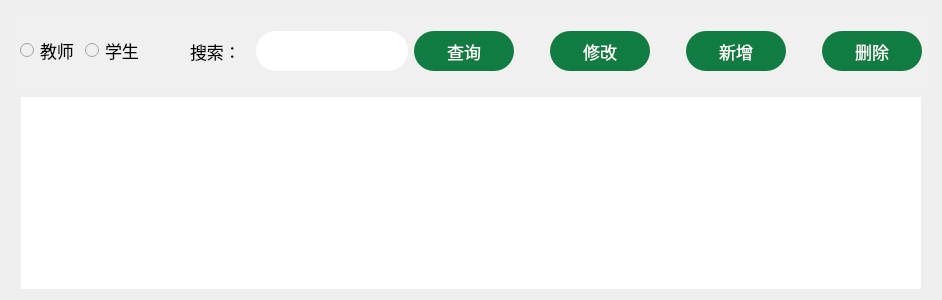
          <widget class="QWidget" name="page_2">
           <layout class="QGridLayout" name="gridLayout_11">
            <item row="0" column="0">
             <widget class="QWidget" name="widget" native="true">
              <property name="minimumSize">
               <size>
                <width>0</width>
                <height>80</height>
               </size>
              </property>
              <property name="styleSheet">
               <string notr="true">
background-color: #F0F0F0;</string>
              </property>
              <layout class="QHBoxLayout" name="horizontalLayout_2">
               <item>
                <widget class="QRadioButton" name="teacher_radiobutton">
                 <property name="font">
                  <font>
                   <family>微软雅黑</family>
                   <pointsize>13</pointsize>
                  </font>
                 </property>
                 <property name="text">
                  <string>教师</string>
                 </property>
                </widget>
               </item>
               <item>
                <widget class="QRadioButton" name="student_radiobutton">
                 <property name="font">
                  <font>
                   <family>微软雅黑</family>
                   <pointsize>13</pointsize>
                  </font>
                 </property>
                 <property name="text">
                  <string>学生</string>
                 </property>
                </widget>
               </item>
               <item>
                <spacer name="horizontalSpacer_5">
                 <property name="orientation">
                  <enum>Qt::Horizontal</enum>
                 </property>
                 <property name="sizeHint" stdset="0">
                  <size>
                   <width>40</width>
                   <height>20</height>
                  </size>
                 </property>
                </spacer>
               </item>
               <item>
                <widget class="QLabel" name="label_13">
                 <property name="minimumSize">
                  <size>
                   <width>60</width>
                   <height>40</height>
                  </size>
                 </property>
                 <property name="maximumSize">
                  <size>
                   <width>60</width>
                   <height>40</height>
                  </size>
                 </property>
                 <property name="font">
                  <font>
                   <family>微软雅黑</family>
                   <pointsize>13</pointsize>
                  </font>
                 </property>
                 <property name="text">
                  <string>搜索：</string>
                 </property>
                </widget>
               </item>
               <item>
                <widget class="QLineEdit" name="Search">
                 <property name="minimumSize">
                  <size>
                   <width>140</width>
                   <height>40</height>
                  </size>
                 </property>
                 <property name="maximumSize">
                  <size>
                   <width>160</width>
                   <height>40</height>
                  </size>
                 </property>
                 <property name="font">
                  <font>
                   <family>微软雅黑</family>
                   <pointsize>11</pointsize>
                  </font>
                 </property>
                 <property name="styleSheet">
                  <string notr="true">border-radius: 20px;
background-color: #ffffff;
padding-left: 12;</string>
                 </property>
                 <property name="frame">
                  <bool>true</bool>
                 </property>
                </widget>
               </item>
               <item>
                <widget class="QPushButton" name="Btn_Search">
                 <property name="minimumSize">
                  <size>
                   <width>100</width>
                   <height>40</height>
                  </size>
                 </property>
                 <property name="maximumSize">
                  <size>
                   <width>110</width>
                   <height>40</height>
                  </size>
                 </property>
                 <property name="font">
                  <font>
                   <family>微软雅黑</family>
                   <pointsize>13</pointsize>
                  </font>
                 </property>
                 <property name="styleSheet">
                  <string notr="true">QPushButton {
	border-radius: 20px;
	background :#107C41;
	color: #ffffff
}

QPushButton:hover {
    background-color: #0F703B;
}

QPushButton:pressed {
    background-color: #107C41;
}</string>
                 </property>
                 <property name="text">
                  <string>查询</string>
                 </property>
                </widget>
               </item>
               <item>
                <spacer name="horizontalSpacer_15">
                 <property name="orientation">
                  <enum>Qt::Horizontal</enum>
                 </property>
                 <property name="sizeType">
                  <enum>QSizePolicy::Fixed</enum>
                 </property>
                 <property name="sizeHint" stdset="0">
                  <size>
                   <width>30</width>
                   <height>20</height>
                  </size>
                 </property>
                </spacer>
               </item>
               <item>
                <widget class="QPushButton" name="Btn_Modify">
                 <property name="minimumSize">
                  <size>
                   <width>100</width>
                   <height>40</height>
                  </size>
                 </property>
                 <property name="maximumSize">
                  <size>
                   <width>110</width>
                   <height>40</height>
                  </size>
                 </property>
                 <property name="font">
                  <font>
                   <family>微软雅黑</family>
                   <pointsize>13</pointsize>
                  </font>
                 </property>
                 <property name="styleSheet">
                  <string notr="true">QPushButton {
	border-radius: 20px;
	background :#107C41;
	color: #ffffff
}

QPushButton:hover {
    background-color: #0F703B;
}

QPushButton:pressed {
    background-color: #107C41;
}</string>
                 </property>
                 <property name="text">
                  <string>修改</string>
                 </property>
                </widget>
               </item>
               <item>
                <spacer name="horizontalSpacer_26">
                 <property name="orientation">
                  <enum>Qt::Horizontal</enum>
                 </property>
                 <property name="sizeType">
                  <enum>QSizePolicy::Fixed</enum>
                 </property>
                 <property name="sizeHint" stdset="0">
                  <size>
                   <width>30</width>
                   <height>20</height>
                  </size>
                 </property>
                </spacer>
               </item>
               <item>
                <widget class="QPushButton" name="Btn_Add">
                 <property name="minimumSize">
                  <size>
                   <width>100</width>
                   <height>40</height>
                  </size>
                 </property>
                 <property name="maximumSize">
                  <size>
                   <width>110</width>
                   <height>40</height>
                  </size>
                 </property>
                 <property name="font">
                  <font>
                   <family>微软雅黑</family>
                   <pointsize>13</pointsize>
                  </font>
                 </property>
                 <property name="styleSheet">
                  <string notr="true">QPushButton {
	border-radius: 20px;
	background :#107C41;
	color: #ffffff
}

QPushButton:hover {
    background-color: #0F703B;
}

QPushButton:pressed {
    background-color: #107C41;
}</string>
                 </property>
                 <property name="text">
                  <string>新增</string>
                 </property>
                </widget>
               </item>
               <item>
                <spacer name="horizontalSpacer_27">
                 <property name="orientation">
                  <enum>Qt::Horizontal</enum>
                 </property>
                 <property name="sizeType">
                  <enum>QSizePolicy::Fixed</enum>
                 </property>
                 <property name="sizeHint" stdset="0">
                  <size>
                   <width>30</width>
                   <height>20</height>
                  </size>
                 </property>
                </spacer>
               </item>
               <item>
                <widget class="QPushButton" name="Btn_Delete">
                 <property name="minimumSize">
                  <size>
                   <width>100</width>
                   <height>40</height>
                  </size>
                 </property>
                 <property name="maximumSize">
                  <size>
                   <width>110</width>
                   <height>40</height>
                  </size>
                 </property>
                 <property name="font">
                  <font>
                   <family>微软雅黑</family>
                   <pointsize>13</pointsize>
                  </font>
                 </property>
                 <property name="styleSheet">
                  <string notr="true">QPushButton {
	border-radius: 20px;
	background :#107C41;
	color: #ffffff
}

QPushButton:hover {
    background-color: #0F703B;
}

QPushButton:pressed {
    background-color: #107C41;
}</string>
                 </property>
                 <property name="text">
                  <string>删除</string>
                 </property>
                </widget>
               </item>
              </layout>
             </widget>
            </item>
            <item row="1" column="0">
             <layout class="QGridLayout" name="gridLayout_10">
              <item row="0" column="0">
               <spacer name="horizontalSpacer_14">
                <property name="orientation">
                 <enum>Qt::Horizontal</enum>
                </property>
                <property name="sizeType">
                 <enum>QSizePolicy::Fixed</enum>
                </property>
                <property name="sizeHint" stdset="0">
                 <size>
                  <width>10</width>
                  <height>20</height>
                 </size>
                </property>
               </spacer>
              </item>
              <item row="0" column="1">
               <widget class="QTableWidget" name="StudentTable">
                <property name="font">
                 <font>
                  <family>微软雅黑</family>
                  <pointsize>-1</pointsize>
                 </font>
                </property>
                <property name="focusPolicy">
                 <enum>Qt::NoFocus</enum>
                </property>
                <property name="autoFillBackground">
                 <bool>false</bool>
                </property>
                <property name="styleSheet">
                 <string notr="true">QHeaderView {
	background:transparent;  
	border:none;      
}

QHeaderView::section {      
	color: #292A29;
	background:#FFFFFF;     
	border:none;                 
    min-height:60px;               
    max-height:60px;               
 
    margin-left:0px; 
    padding-left: 8px;            
    padding-bottom: 10px; 
	border-bottom:2px solid #D9D9D9 ; 
}
 
QTableWidget {
    background:#FFFFFF;           
    border:none;                 
 
    font-size:13px;                
    font-family: &quot;微软雅黑&quot;; 
    color: #535353;                
}
 
QTableWidget::item              
{
    border-bottom:1px solid #E8E8E8 ; 
	padding-left: 8px;
}
 
QTableWidget::item::selected      
{       
	color: #0F703B;
    background:  #F0F0F0;                      
}
 
QScrollBar::handle:vertical      
{
    background: #8C8C8C;      
    border-radius:7px;                 
    width: 2px;                    
}

QScrollBar::handle:horizontal      
{
    background: #8C8C8C;     
    border-radius:7px;                 
    height: 2px;                      
}

QScrollBar::sub-line:vertical, QScrollBar::add-line:vertical,
QScrollBar::sub-line:horizontal, QScrollBar::add-line:horizontal {
    width: 0;
    height: 0;
}</string>
                </property>
                <property name="frameShape">
                 <enum>QFrame::NoFrame</enum>
                </property>
                <property name="frameShadow">
                 <enum>QFrame::Plain</enum>
                </property>
                <property name="sizeAdjustPolicy">
                 <enum>QAbstractScrollArea::AdjustIgnored</enum>
                </property>
                <property name="editTriggers">
                 <set>QAbstractItemView::NoEditTriggers</set>
                </property>
                <property name="showDropIndicator" stdset="0">
                 <bool>true</bool>
                </property>
                <property name="alternatingRowColors">
                 <bool>false</bool>
                </property>
                <property name="selectionBehavior">
                 <enum>QAbstractItemView::SelectRows</enum>
                </property>
                <property name="textElideMode">
                 <enum>Qt::ElideRight</enum>
                </property>
                <property name="showGrid">
                 <bool>false</bool>
                </property>
                <property name="gridStyle">
                 <enum>Qt::SolidLine</enum>
                </property>
                <property name="sortingEnabled">
                 <bool>true</bool>
                </property>
                <attribute name="horizontalHeaderVisible">
                 <bool>false</bool>
                </attribute>
                <attribute name="horizontalHeaderCascadingSectionResizes">
                 <bool>true</bool>
                </attribute>
                <attribute name="horizontalHeaderMinimumSectionSize">
                 <number>40</number>
                </attribute>
                <attribute name="horizontalHeaderDefaultSectionSize">
                 <number>125</number>
                </attribute>
                <attribute name="horizontalHeaderHighlightSections">
                 <bool>true</bool>
                </attribute>
                <attribute name="horizontalHeaderShowSortIndicator" stdset="0">
                 <bool>true</bool>
                </attribute>
                <attribute name="horizontalHeaderStretchLastSection">
                 <bool>true</bool>
                </attribute>
                <attribute name="verticalHeaderVisible">
                 <bool>false</bool>
                </attribute>
                <attribute name="verticalHeaderCascadingSectionResizes">
                 <bool>false</bool>
                </attribute>
                <attribute name="verticalHeaderMinimumSectionSize">
                 <number>25</number>
                </attribute>
                <attribute name="verticalHeaderDefaultSectionSize">
                 <number>40</number>
                </attribute>
                <attribute name="verticalHeaderShowSortIndicator" stdset="0">
                 <bool>true</bool>
                </attribute>
                <attribute name="verticalHeaderStretchLastSection">
                 <bool>false</bool>
                </attribute>
               </widget>
              </item>
              <item row="0" column="2">
               <spacer name="horizontalSpacer_16">
                <property name="orientation">
                 <enum>Qt::Horizontal</enum>
                </property>
                <property name="sizeType">
                 <enum>QSizePolicy::Fixed</enum>
                </property>
                <property name="sizeHint" stdset="0">
                 <size>
                  <width>10</width>
                  <height>20</height>
                 </size>
                </property>
               </spacer>
              </item>
             </layout>
            </item>
           </layout>
          </widget>
